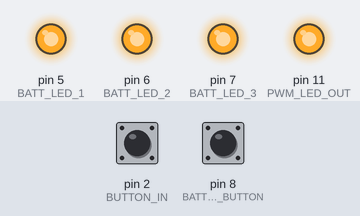
A sketch run on a simulated Arduino Uno, built with avr-gcc and run on an emulated ATmega328P. Shown: output pins drawn as LEDs (lit = HIGH). The test bench sets the inputs (shaded band); at power-on: pin 2 (BUTTON_IN) LOW, pin 8 (BATT_CHECK_BUTTON) LOW. What the sketch prints to the serial monitor is not drawn.

Above: at 0.1 s.
Timing chart, 0 to 1.6 s (numbered marks = the images above):
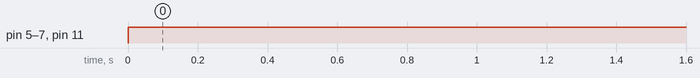

Measured:
- by itself, pin 5 (BATT_LED_1), pin 6 (BATT_LED_2), pin 7 (BATT_LED_3), pin 11 (PWM_LED_OUT): LOW → HIGH at 0.00 s

The sketch:

everything-on.ino
```cpp
// This code is to ensure all the outputs and inputs are functional on the physical circuit

#define FLASH_RATE 2
#define BUTTON_IN 2
#define PWM_LED_OUT 11
#define BATT_CHECK_INPUT A0
#define BATT_CHECK_BUTTON 8
#define BATT_LED_1 5
#define BATT_LED_2 6
#define BATT_LED_3 7
#define DEBOUNCE_DELAY 100

// operating_mode: 0 - off, 1 - bright, 2 - mid, 3 - dim, 4 - flash
int operating_mode = 0;
int BUTTON_PUSHED = 0;
int previous_button_state = 0;
int PWM_OUT = 0;
int LED_STATE = LOW;
int PWM_MAX = 255;
int BATT_BUTTON_PUSHED = 0;
int voltage = 0;
int previousMillis = 0;
int currentMillis = 0;

int currentState;
int lastState;

void setup() {

  Serial.begin(9600);

  pinMode(BUTTON_IN, INPUT);
  pinMode(BATT_CHECK_BUTTON, INPUT);
  pinMode(PWM_LED_OUT, OUTPUT);
  pinMode(BATT_LED_1, OUTPUT);
  pinMode(BATT_LED_2, OUTPUT);
  pinMode(BATT_LED_3, OUTPUT);

  digitalWrite(BUTTON_IN, LOW);
  digitalWrite(PWM_LED_OUT, LED_STATE);

  //attachInterrupt(digitalPinToInterrupt(BUTTON_IN), button_pushed, FALLING);
  //attachInterrupt(BATT_CHECK_BUTTON, batt_button_pushed, FALLING);
}

void loop() {
    Serial.print(digitalRead(BUTTON_IN));
    Serial.print(digitalRead(BATT_CHECK_BUTTON));
    digitalWrite(BATT_LED_1, HIGH);
    digitalWrite(BATT_LED_2, HIGH);
    digitalWrite(BATT_LED_3, HIGH);
    digitalWrite(PWM_LED_OUT, HIGH);
  }
```
